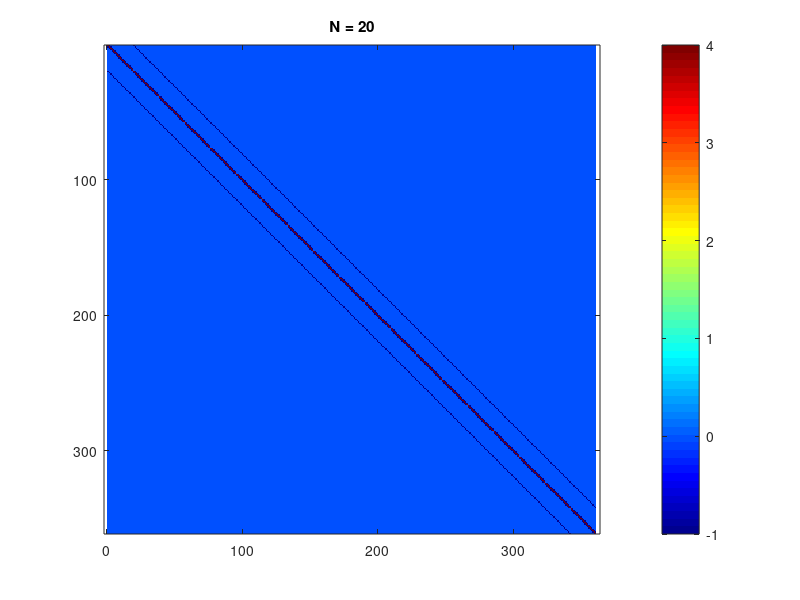
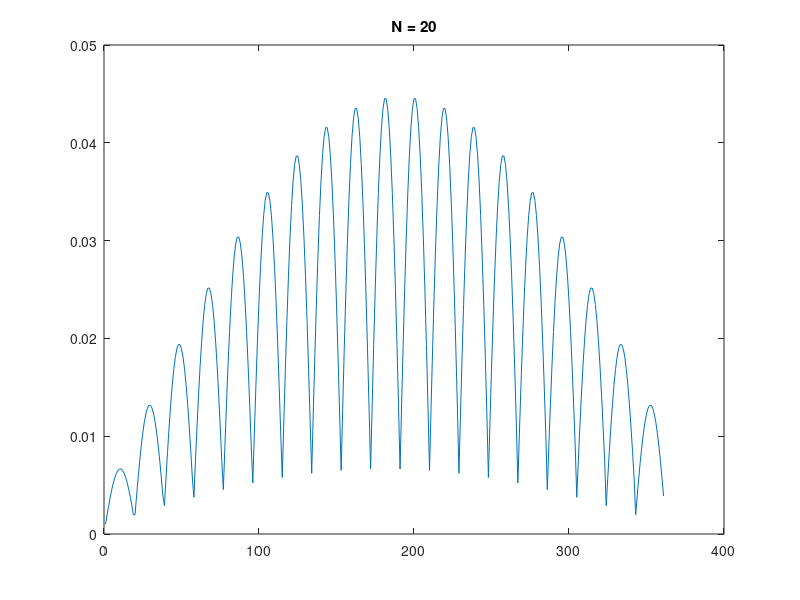

Source code (MATLAB) for these figures, in order:
N = 20;
nm = 100000;
th = 1e-6;
h = 1/(N+1);
IBR = @(i,j,nc) (i-1)*nc + j;
N = N-2;
%A = zeros((N+1)^2);
A = sparse(N+1,N+1);
b = zeros((N+1)^2,1);
u = b;
ua = b;
for i = 1:N+1
    for j = 1:N+1
        x = (i)*h;
        y = (j)*h;
        I = IBR(i,j,N+1);
        A(I,I) = 4;
        b(I) = h^2 * 2*pi^2*sin(pi*x)*sin(pi*y);
        ua(I) = sin(pi*x)*sin(pi*y);
        if i>1
           J = IBR(i-1,j,N+1);
           A(I,J) = -1;
        end
        if i<=N
           J = IBR(i+1,j,N+1);
           A(I,J) = -1;
        end
        if j>1
           J = IBR(i,j-1,N+1);
           A(I,J) = -1;
        end
        if j<=N
           J = IBR(i,j+1,N+1);
           A(I,J) = -1;
        end
    end
end
colormap jet
imagesc(A);
colorbar;
axis equal;
title(sprintf('N = %d',N+2));
%%
figure;
plot(b);
title(sprintf('N = %d',N+2));
%% CG
x = zeros((N+1)^2,1);
r = b-A*x;
p = r;
rdr = dot(r,r);

for it = 1:nm
   xprev = x;
   
   alpha = rdr/dot(p,A*p);
   x = x+alpha*p;
   rdrp = rdr;
   r = r - alpha*A*p;
   rdr = dot(r,r);
   beta = rdr/rdrp;
   p = r + beta*p;
    
   inc = norm(xprev-x,inf);
   if inc<th
      break; 
   end
end
err = norm(x-ua,inf)


